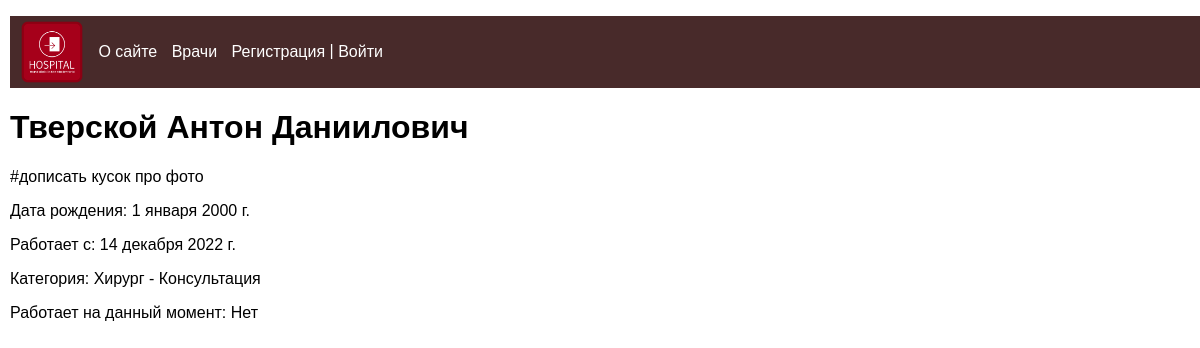
/medics/Tverskoy/, run on an earlier commit of the app's database.
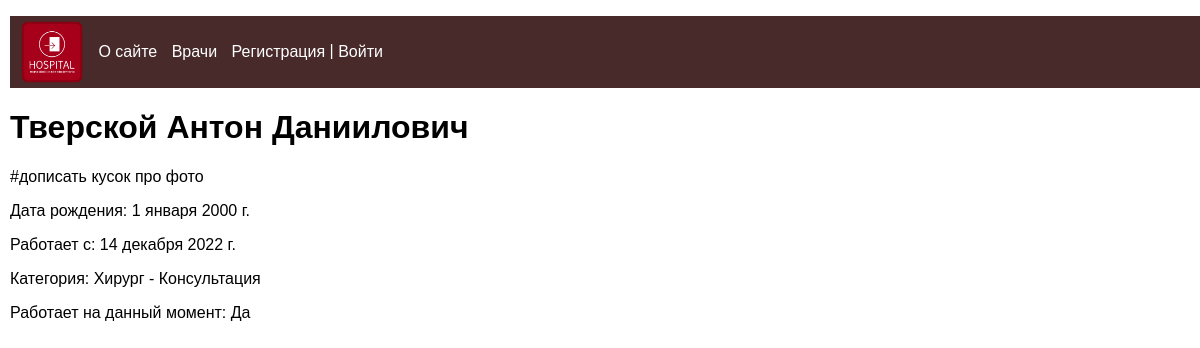
And on a later commit of the database.
### patients/views.py (the view)
# urls.py: path('medics/<slug:med_slug>/', ShowMedic.as_view(), name='medic'),
class ShowMedic(DataMixin, DetailView):
    model = Medics
    template_name = 'patients/medics.html'
    slug_url_kwarg = 'med_slug'
    context_object_name = 'med'
    def get_context_data(self, *, object_list=None, **kwargs):
        context = super().get_context_data(**kwargs)
        c_def = self.get_user_context()
        return {**context, **c_def}

### patients/models.py (called while the page is built)
    def __str__(self):
        return f'{self.grouptype} - {self.service}'

### patients/utils.py (called while the page is built)
    def get_user_context(self, **kwargs):
        context = kwargs
        context['menu'] = menu
        return context

### patients/templates/patients/medics.html
{% extends 'patients/base.html' %}
{% block content %}
<h1>{{med.last_name}} {{med.first_name}} {{med.middle_name}}</h1>
#дописать кусок про фото
<p>Дата рождения: {{med.birth_date}}</p>
<p>Работает с: {{med.works_from}}</p>
<p>Категория: {{med.grouptype}}</p>
{% if med.is_working %}
    <p>Работает на данный момент: Да</p>
    {% else %} <p>Работает на данный момент: Нет</p>
{% endif %}
{% endblock %}

What changed in the data, as far as the page shows it:
changed Medics "Тверской": is_working False → True (drawn)
Also different on the page:
text no longer shown: "Работает на данный момент: Нет"
text now shown: "Работает на данный момент: Да"
